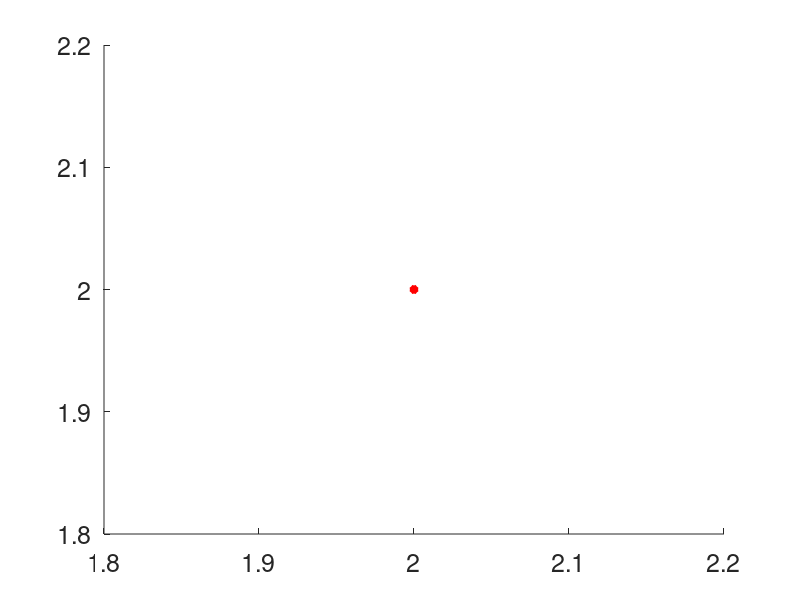

Write MATLAB code to recreate this figure. (Note: this script raises an error after producing the figure.)
%{
Eric Miller
Edm54
EECS 499
Project 1
Extended Kalman Filter
%}

set(0, 'DefaultAxesFontWeight', 'normal', ...
      'DefaultAxesFontSize', 18, ...
      'DefaultAxesFontAngle', 'normal', ... 
      'DefaultAxesFontWeight', 'normal', ... 
      'DefaultAxesTitleFontWeight', 'bold', ...
      'DefaultAxesTitleFontSizeMultiplier', 1.2) ;
set(groot,'defaultLineLineWidth',3)

%% initialize parameters
alpha = [.0001, .0001, .01, .0001, .0001, .0001];
map = [[0,0]; [4, 0]; [8,0]; [8,6]; [4,6];[0,6]];
u = [[1,0]; [1,0]; [1,0]; [pi/2, pi/2]; [pi/2, pi/2]; [1,0]; [1,0]; [1,0]];
z = [[2.276, 5.249, 2]; [4.321, 5.834, 3]; [3.418, 5.87, 3]; [3.774, 5.91, 4]; [2.631, 5.14, 5]; [4.77, 5.791, 6];[3.828, 5.74, 6]; [3.153, 5.739, 6]]
sigma_r = .1
sigma_phi = .09
variance_r = sigma_r^2
variance_phi = sigma_phi^2
big_q = eye(2) .* [variance_r ;variance_phi]

%% Plot landmarks and noiseless trajectory
x0 = [2, 2, 0];
x = [x0];
state = x0;
t = 1;
figure
hold on
plot(state(1), state(2), 'r*');
for i = 1:8
    [x1, y1, theta_1] = find_x_prime(state, u(i, :), t);
    state = [x1, y1, theta_1];
    x = [x ;state];
    plot(state(1), state(2), 'r*');
end

for i = 1:6
    local_m = map(i, :);
    plot(local_m(1), local_m(2), 'k*', 'LineWidth', 10)  ;  
end

%% Kalman Filter Algo

% Since no motion, we assume the covariance matrix is the identity matrix
% (which assumes initially independent measurements)
alphas = [alpha(1)+alpha(2);  ( alpha(3) + alpha(4)); alpha(5) + alpha(6)];
cov_t = eye(3,3) .* alphas; 
low_ind = 1;
state = x(low_ind, :);
s_arr = [state];
noisy_state = [state];
zs = []

for state_index = low_ind:8
    %% Prediction
    g = calculate_G(u(state_index,:), state, 1);
    m = calculate_M(u(state_index,:),alpha);
    v = calculate_V(u(state_index,:), state, 1);

    cov_new_est = g * cov_t * g' + v * m * v';

    [xp, yp, tp] = find_x_prime(state, u(state_index,:), t)
    mu_new_est = [xp, yp, tp];
    noisy_state = [noisy_state; mu_new_est];
    plot_error_elipse(mu_new_est, cov_new_est, 'r')

    %% Correction
    current_z = z(state_index, 1:2);
    current_map = map(z(state_index,3), :);
    [true_range, true_bearing] = get_true_range_bearing(current_map, mu_new_est);
    z_hat = [true_range, true_bearing];
    zs = [zs ;z_hat]
    q = true_range^2;
    h = calculate_H(current_map, mu_new_est, q);
    s = h * cov_new_est * h' + big_q;

    k = cov_new_est  * h' * inv(s);
    state = mu_new_est + (k * (current_z' - z_hat'))';

    cov_t = (eye(3) - k * h) * cov_new_est;
    s_arr = [s_arr ;state];
    plot_error_elipse(state, cov_t, 'b')
end

%% Plot results
x0 = [2, 2, 0];
x = [x0];
state = x0;
t = 1;
figure
hold on
plot(state(1), state(2), 'r*');
for i = 1:8
    [x1, y1, theta_1] = find_x_prime(state, u(i, :), t);
    state = [x1, y1, theta_1];
    x = [x ;state];
    plot(state(1), state(2), 'r*');
end

for i = 1:6
    local_m = map(i, :);
    plot(local_m(1), local_m(2), 'k*', 'LineWidth', 10)  ;  
end

hold on
for s = 1:10-low_ind
    plot(s_arr(s, 1), s_arr(s, 2), 'b*')
    plot(noisy_state(s, 1), noisy_state(s, 2), 'g*')
    
end



%% Functions
function [true_range, true_bearing] = get_true_range_bearing(m, state)
   landmark_y = m(2);
   landmark_x = m(1);
   
   robot_x = state(1);
   robot_y  = state(2);
   robot_theta = state(3);
   
   true_range = sqrt((landmark_x - robot_x)^2 + (landmark_y - robot_y)^2);
   true_bearing = atan2(landmark_y - robot_y, landmark_x - robot_x) - robot_theta;
   
   if true_bearing<0
       true_bearing = 2 * pi + true_bearing;
   end
end

function h = calculate_H(map, mu, q)
    h = ones(2, 3);
%     H(3, 1:3) = 0;
    h(1, 3) = 0;
    
    map_x = map(1);
    map_y = map(2);
    
    mu_x = mu(2);
    mu_y = mu(2);
    
    h(1,1) = -1 * (map_x - mu_x)/sqrt(q);
    h(1, 2) = -1 * (map_y - mu_y)/sqrt(q);
    
    h(2, 1) = (map_y - mu_y)/q;
    h(2, 2) = -1 * (map_x - mu_x)/q;
    h(2, 3) = -1;
   
end


function g = calculate_G(u, mu, t)
    v = u(1);
    w = u(2);
    
    mu_theta = mu(3);
    
    g = ones(3, 3);
    g(2, 1) = 0;
    g(3, 1) = 0;
    g(3, 2) = 0;
    g(1, 2) = 0;
    if w == 0
        r = 1;
        g(1, 3) =  0; 
        g(2, 3) =  0;
    else
        r = v/w;
        
        dx_d_mu = r * (-cos(mu_theta) + cos(mu_theta + w * t));
        dy_d_mu = r * (-sin(mu_theta) + sin(mu_theta + w * t));
    
        g(1, 3) =  dx_d_mu; 
        g(2, 3) =  dy_d_mu;
    end
    
    
end

function v_mat = calculate_V(u, mu, t)
    v = u(1);
    w = u(2);
    
    theta = mu(3);
    
    if w == 0
        v_mat = zeros(3, 2);
        v(3,2) = t;
    else
        v_mat = ones(3, 2);
        v_mat(3,1) = 0;
        v_mat(3,2) = t;
        v_mat(1,1) = -1 * (sin(theta) + sin(theta + w * t))/w;
        v_mat(1,2) = (v * (sin(theta) - sin(theta + w * t))/w^2) + (t * v * cos(theta + w * t))/w;
        v_mat(2,1) = (cos(theta) - cos(theta + w * t))/w;
        v_mat(2,2) = -1 * (v * (cos(theta) - cos(theta + w * t))/w^2) + (t * v * sin(theta + w * t))/w;
    end
end

function m = calculate_M(u, alpha)
    v = u(1);
    w = u(2);
    
    m = zeros(2, 2);
    m(1, 1) = alpha(1) * v^2 + alpha(2) * w^2 ;
    m(2, 2) =  alpha(3) * v^2 + alpha(3) * w^2 ;
end

function [x_prime, y_prime, theta_prime] = find_x_prime(state, u, t)
    %% Function that calculates the expected x' of a robot after u
    % u is expected to be a vecotr, [v_ti, w_ti]
    % state is [x_0, y_0, theta_0]
    v = u(1);
    w = u(2);
    
    x_0 = state(1);
    y_0 = state(2);
    theta_0 = state(3);
    
    arc_length = v * t;
    
    if w ~= 0
        angle = w * t;
        radius = v/w;

        % Notes say 
        x_c = x_0 - radius * sin(theta_0);
        y_c = y_0 + radius * cos(theta_0);

        x_prime = x_c + radius * sin(theta_0 + w * t);
        y_prime = y_c - radius * cos(theta_0 + w * t);

        theta_prime = w * t + theta_0;
    else
        x_prime = x_0 + arc_length * cos(theta_0);
        y_prime = y_0 + arc_length * sin(theta_0);
        theta_prime = theta_0;
    end
   
end

function [x_prime, y_prime, theta_prime] = sample_motion_model_velocity(u, state, t, alpha)
    v = u(1) ;
    w = u(2);
    
    x_0 = state(1);
    y_0 = state(2);
    theta_0 = state(3);
    
    v_hat = v + sample_from_normal(alpha(1) * v^2 + alpha(2) * w^2);
    w_hat = w + sample_from_normal(alpha(3) * v^2 + alpha(4) * w^2);
    if w ~= 0
        r = v_hat/w_hat;

        d_theta = w_hat * t;

        gamma = sample_from_normal(alpha(5) * v^2 + alpha(6)* w^2);

        x_prime = x_0 - r*sin(theta_0) + r * sin(theta_0 + d_theta);
        y_prime = y_0 + r*cos(theta_0) - r * cos(theta_0 + d_theta);
        theta_prime = theta_0 + d_theta + gamma * t;
    else
        x_prime = x_0 + v_hat * t * cos(theta_0);
        y_prime = y_0 + v_hat * t * sin(theta_0);
        theta_prime = theta_0;
    end
    
end

function [sample] = sample_from_normal(variance)
       all_rand = (2 * variance) .* rand(12, 1) - variance ;
       sample = sum(all_rand)/2;
end

function [] = plot_error_elipse(state, covariance, color)
%% Plot the error elipse for a covariance matrix....
% This code was taken from: https://www.visiondummy.com/2014/04/draw-error-ellipse-representing-covariance-matrix/
% This code is not mine! 
X0=state(1);
Y0=state(2);

% Calculate the eigenvectors and eigenvalues
[eigenvec, eigenval ] = eig(covariance);

% Get the index of the largest eigenvector
[largest_eigenvec_ind_c, r] = find(eigenval == max(max(eigenval)));
largest_eigenvec = eigenvec(:, largest_eigenvec_ind_c);

% Get the largest eigenvalue
largest_eigenval = max(max(eigenval));

% Get the smallest eigenvector and eigenvalue
if(largest_eigenvec_ind_c == 1)
    smallest_eigenval = max(eigenval(:,2))
    smallest_eigenvec = eigenvec(:,2);
else
    smallest_eigenval = max(eigenval(:,1))
    smallest_eigenvec = eigenvec(1,:);
end

% Calculate the angle between the x-axis and the largest eigenvector
angle = atan2(largest_eigenvec(2), largest_eigenvec(1));

% This angle is between -pi and pi.
% Let's shift it such that the angle is between 0 and 2pi
if(angle < 0)
    angle = angle + 2*pi;
end

% Get the 95% confidence interval error ellipse
chisquare_val = 2.4477;
theta_grid = linspace(0,2*pi);
phi = angle;
a=chisquare_val*sqrt(largest_eigenval);
b=chisquare_val*sqrt(smallest_eigenval);

% the ellipse in x and y coordinates 
ellipse_x_r  = a*cos( theta_grid );
ellipse_y_r  = b*sin( theta_grid );

%Define a rotation matrix
R = [ cos(phi) sin(phi); -sin(phi) cos(phi) ];

%let's rotate the ellipse to some angle phi
r_ellipse = [ellipse_x_r;ellipse_y_r]' * R;

% Draw the error ellipse
plot(r_ellipse(:,1) + X0,r_ellipse(:,2) + Y0,'-')
patch(r_ellipse(:,1) + X0,r_ellipse(:,2) + Y0, color)
hold on;

% Plot the eigenvectors
quiver(X0, Y0, largest_eigenvec(1)*sqrt(largest_eigenval), largest_eigenvec(2)*sqrt(largest_eigenval), '-m', 'LineWidth',2);
quiver(X0, Y0, smallest_eigenvec(1)*sqrt(smallest_eigenval), smallest_eigenvec(2)*sqrt(smallest_eigenval), '-g', 'LineWidth',2);
hold on;

% Set the axis labels
hXLabel = xlabel('x');
hYLabel = ylabel('y');

end


